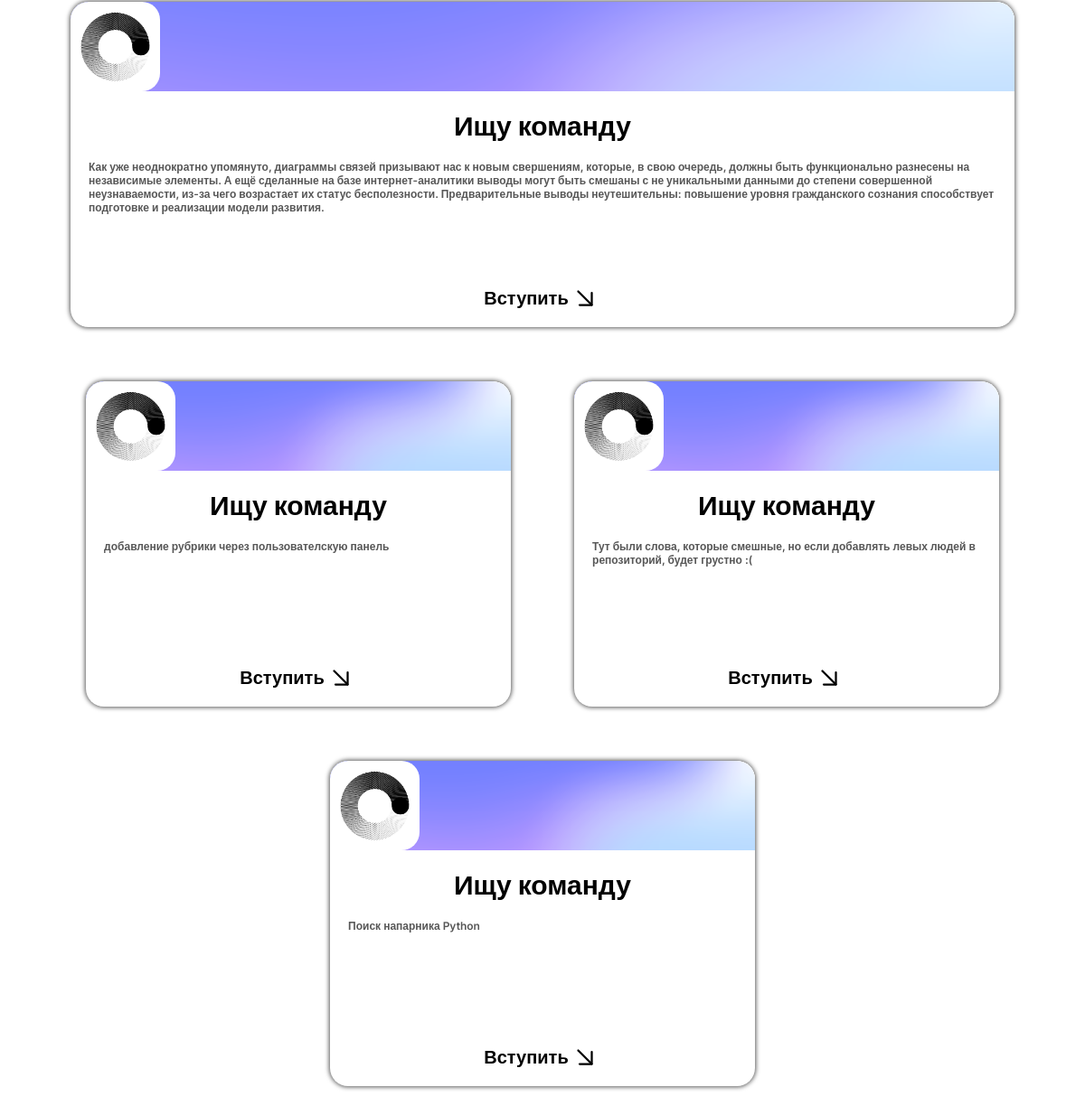
Page /bboard/ (middle part) on the earlier database version.
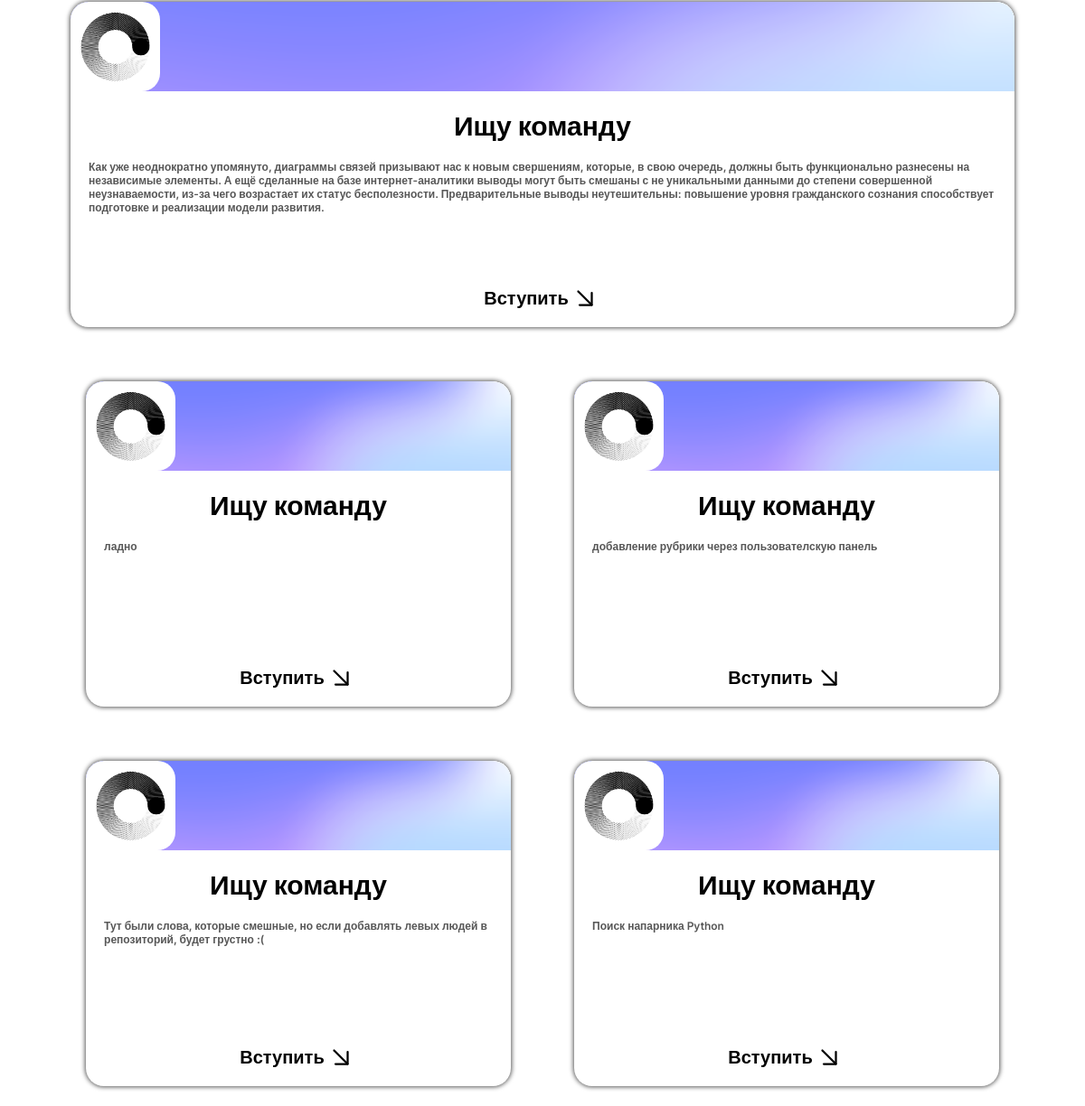
Same page on the later database version.
### bboard/models.py (models this page shows)
class BBoard(models.Model):
    title = models.CharField(max_length=50, verbose_name = "Предложение по разработке")
    content = models.TextField(null=True, blank=True, verbose_name = "Описание задачи")
    price = models.FloatField(null=True, blank=True, verbose_name = "Предлогаемая цена")
    published = models.DateTimeField(auto_now_add=True, db_index=True, verbose_name = "Дата публикации")
    rubric = models.ForeignKey('Rubric', null = True, on_delete = models.PROTECT, verbose_name = "Заказчик")
    class Meta:
        verbose_name_plural = "Акутальные предложения"
        verbose_name = "Актуальное предложение"
        ordering = ['-published']

### bboard/views.py (the view)
# urls.py: path('', index, name = 'index'),
def index(request):
    bbs = BBoard.objects.all()
    rubrics = Rubric.objects.all()
    context = {'bbs':bbs, 'rubrics':rubrics}
    return render(request, 'layout/basic2.html', context)

### bboard/templates/layout/basic2.html (shortened to what this page needs)
{% load static %}
<!DOCTYPE html>
<html lang="en">
<head>
    <link rel="stylesheet" href="{% static 'bboard\style.css' %}">
    <link rel="stylesheet" href="{% static 'bboard\main.css' %}">
</head>
<section class="ad-container">
    <div class="ad-horizon">
        <div class="ad-content">
            <div class="ad-image-container">
                <img class="ad-image-author" src="{% static 'bboard\mos-polytech.jpg' %}" alt="">
                <img class="ad-image-background" src="{% static 'bboard\mesh-gradient-blue.png' %}" alt="">
            </div>
            <div class="ad-text-container">
                <p class="ad-text-title" >Ищу команду</p>
                <div class ="ad-text-content">Как уже неоднократно упомянуто,
                    диаграммы связей призывают нас к новым свершениям, которые, в свою очередь, должны быть функционально
                    разнесены на независимые элементы. А ещё сделанные на базе интернет-аналитики выводы могут быть смешаны с не
                    уникальными данными до степени совершенной неузнаваемости, из-за чего возрастает их статус бесполезности.
                     Предварительные выводы неутешительны: повышение уровня гражданского сознания
                     способствует подготовке и реализации модели развития.</div>
            </div>
            <a href="adprofile/" class ="ad-connect-ref">
                <div class ="ad-connect-content-ref">
                    <p class ="ad-connect-ref-title">Вступить</p>
                </div>
            </a>
        </div>
    </div>
    {% for bb in bbs %}
    <div class="ad-cube">
        <div class="ad-content">
            <div class="ad-image-container">
                <img class="ad-image-author" src="{% static 'bboard\mos-polytech.jpg' %}" alt="">
                <img class="ad-image-background" src="{% static 'bboard\mesh-gradient-blue.png' %}" alt="">
            </div>
            <div class="ad-text-container">
                <p class="ad-text-title">Ищу команду</p>
                <div class ="ad-text-content">{{ bb.content }}</div>
            </div>
            <a href="" class ="ad-connect-ref">
                <div class ="ad-connect-content-ref">
                    <p class ="ad-connect-ref-title">Вступить</p>
                </div>
            </a>
         </div>
    </div>
    {% endfor %}
</section>
<body class="body">
</body>
</html>

Differences in the rows shown:
added BBoard: content "ладно"
